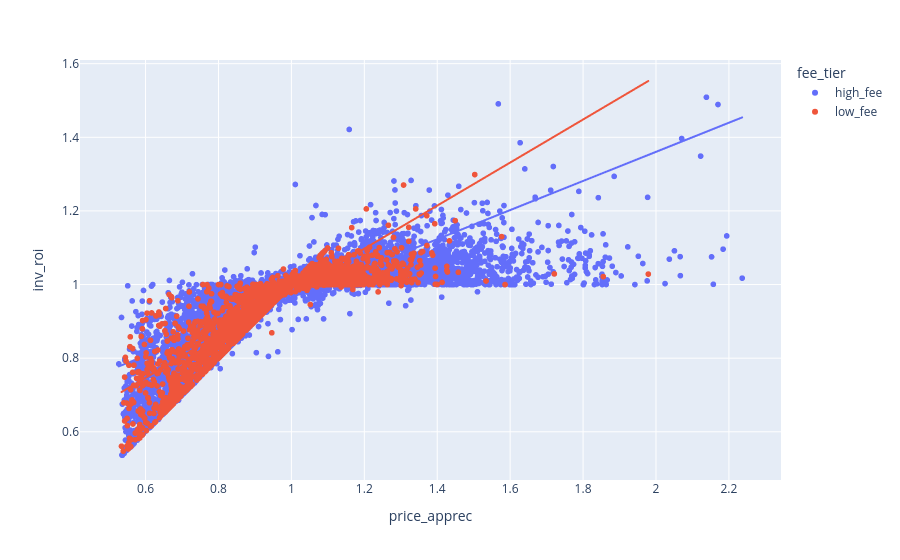

The notebook cell saved with this chart:
### Code cell
dg.plot(
    x="price_apprec",
    y="inv_roi",
    kind="scatter",
    color="fee_tier",
    title="",
    trendline='ols',
)

### Figure 1 — Plotly figure (JSON) as saved in the notebook; plotly's stock layout.template omitted (floating-point values rounded to 4 significant figures; data arrays with more than 128 entries replaced by an {"elided": "..."} marker saying what was removed)
{"data": [{"hovertemplate": "fee_tier=high_fee<br>price_apprec=%{x}<br>inv_roi=%{y}<extra></extra>", "legendgroup": "high_fee", "marker": {"color": "#636efa", "symbol": "circle"}, "mode": "markers", "name": "high_fee", "showlegend": true, "type": "scattergl", "x": {"elided": "16918 float values"}, "xaxis": "x", "y": {"elided": "16918 float values"}, "yaxis": "y"}, {"hovertemplate": "<b>OLS trendline</b><br>inv_roi = 0.395561 * price_apprec + 0.569375<br>R<sup>2</sup>=0.645916<br><br>fee_tier=high_fee<br>price_apprec=%{x}<br>inv_roi=%{y} <b>(trend)</b><extra></extra>", "legendgroup": "high_fee", "marker": {"color": "#636efa", "symbol": "circle"}, "mode": "lines", "name": "high_fee", "showlegend": false, "type": "scattergl", "x": {"elided": "16918 float values"}, "xaxis": "x", "y": {"elided": "16918 float values"}, "yaxis": "y"}, {"hovertemplate": "fee_tier=low_fee<br>price_apprec=%{x}<br>inv_roi=%{y}<extra></extra>", "legendgroup": "low_fee", "marker": {"color": "#EF553B", "symbol": "circle"}, "mode": "markers", "name": "low_fee", "showlegend": true, "type": "scattergl", "x": {"elided": "5772 float values"}, "xaxis": "x", "y": {"elided": "5772 float values"}, "yaxis": "y"}, {"hovertemplate": "<b>OLS trendline</b><br>inv_roi = 0.584717 * price_apprec + 0.395819<br>R<sup>2</sup>=0.767225<br><br>fee_tier=low_fee<br>price_apprec=%{x}<br>inv_roi=%{y} <b>(trend)</b><extra></extra>", "legendgroup": "low_fee", "marker": {"color": "#EF553B", "symbol": "circle"}, "mode": "lines", "name": "low_fee", "showlegend": false, "type": "scattergl", "x": {"elided": "5772 float values"}, "xaxis": "x", "y": {"elided": "5772 float values"}, "yaxis": "y"}], "layout": {"legend": {"title": {"text": "fee_tier"}, "tracegroupgap": 0}, "margin": {"t": 60}, "xaxis": {"anchor": "y", "domain": [0, 1], "title": {"text": "price_apprec"}}, "yaxis": {"anchor": "x", "domain": [0, 1], "title": {"text": "inv_roi"}}}}
